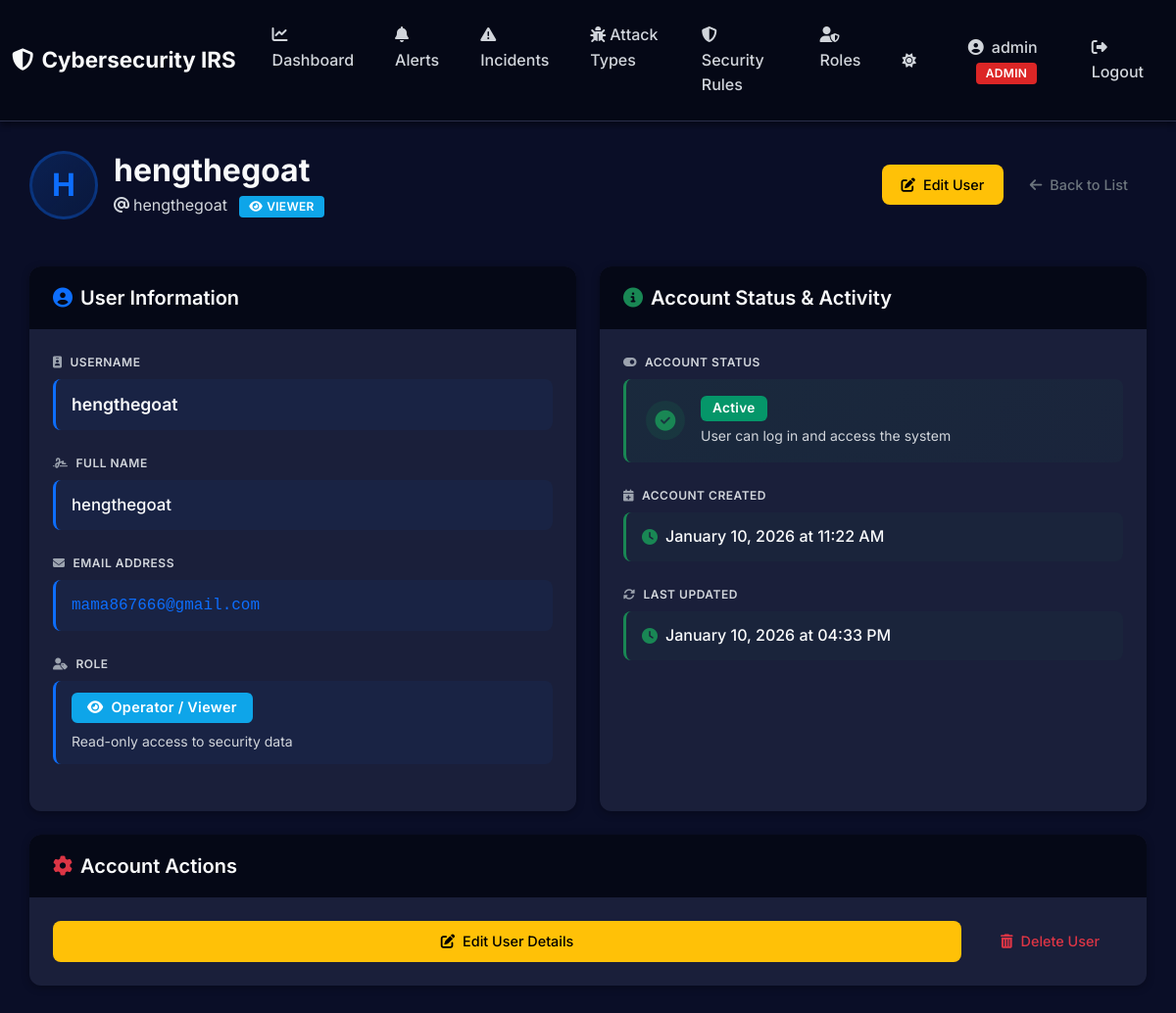
Page /users/4 (signed in) on the earlier database version.
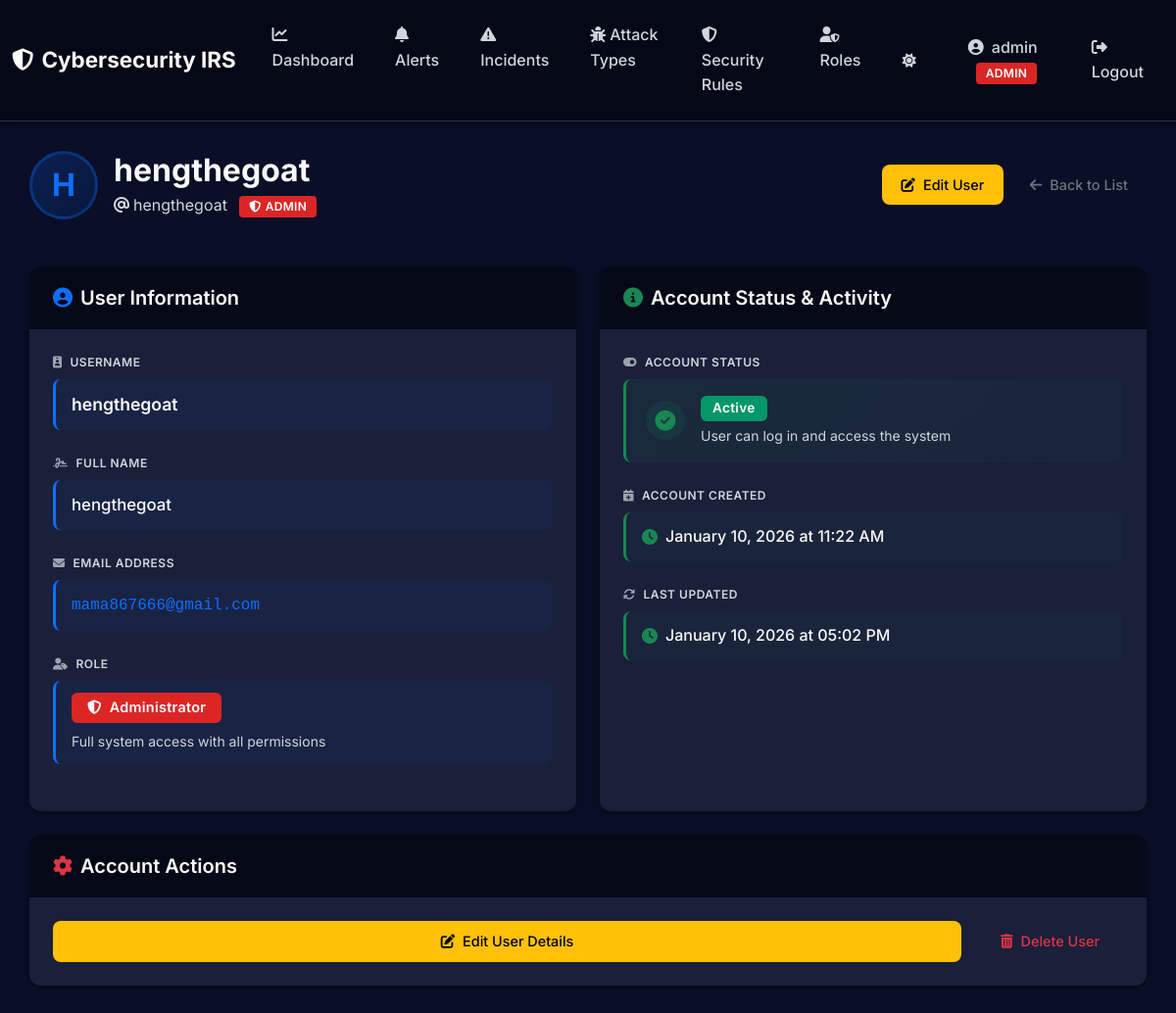
Same page on the later database version.
### app/models/user.py (models this page shows, shortened)
class User(db.Model):
    __tablename__ = 'users'
    id = db.Column(db.Integer, primary_key=True)
    username = db.Column(db.String(80), unique=True, nullable=False)
    email = db.Column(db.String(120), unique=True, nullable=False)
    full_name = db.Column(db.String(120), nullable=False)
    role = db.Column(db.String(20), default='analyst', nullable=False)  # admin, analyst, viewer
    is_active = db.Column(db.Boolean, default=True, nullable=False)
    password_hash = db.Column(db.String(255), nullable=False)
    created_at = db.Column(db.DateTime, default=datetime.utcnow, nullable=False)
    updated_at = db.Column(db.DateTime, default=datetime.utcnow, onupdate=datetime.utcnow, nullable=False)
    last_login = db.Column(db.DateTime, nullable=True)

### app/routes/user_routes.py (the view)
@user_bp.route("/<int:user_id>")
@admin_required
def detail(user_id: int):
    user = UserService.get_by_id(user_id)
    if user is None:
        abort(404)
    return render_template("users/detail.html", user=user)

### app/services/user_service.py (called while the page is built)
    @staticmethod
    def get_by_id(user_id: int) -> Optional[User]:
        return User.query.get(user_id)

### app/templates/users/detail.html (shortened to what the changed rows need)
{% extends "layouts/base.html" %}  {% block content %}
<div class="mb-5">
  <div class="d-flex align-items-center justify-content-between">
    <div class="d-flex align-items-center gap-3">
      <div
        style="
          width: 70px;
          height: 70px;
          border-radius: 50%;
          background: linear-gradient(
            135deg,
            rgba(13, 110, 253, 0.2),
            rgba(13, 110, 253, 0.1)
          );
          display: flex;
          align-items: center;
          justify-content: center;
          font-weight: 700;
          font-size: 2rem;
          color: #0d6efd;
          border: 3px solid rgba(13, 110, 253, 0.3);
        "
      >
        {{ user.username[0]|upper }}
      </div>
      <div>
        <h1
          class="h2 mb-1"
          style="font-weight: 700; color: var(--text-primary)"
        >
          {{ user.full_name or user.username }}
        </h1>
        <p class="mb-0" style="color: var(--text-secondary); font-size: 1rem">
          <i class="fas fa-at me-1"></i>{{ user.username }} {% if user.role ==
          'admin' %}
          <span
            class="badge bg-danger ms-2"
            style="font-size: 0.75rem; padding: 5px 10px"
          >
            <i class="fas fa-shield-alt me-1"></i>ADMIN
          </span>
          {% else %}
          <span
            class="badge bg-info ms-2"
            style="font-size: 0.75rem; padding: 5px 10px"
          >
            <i class="fas fa-eye me-1"></i>VIEWER
          </span>
          {% endif %}
        </p>
      </div>
    </div>
  </div>
</div>
<div class="row g-4">
  <div class="col-lg-6">
    <div
      class="card h-100"
      style="
        border-radius: 12px;
        border: none;
        background: var(--card-bg);
        box-shadow: 0 2px 8px rgba(0, 0, 0, 0.3);
        overflow: hidden;
      "
    >
      <div class="card-body" style="padding: 1.5rem">
        <div class="mb-4">
          <div
            style="
              padding: 12px 16px;
              background: rgba(13, 110, 253, 0.05);
              border-radius: 8px;
              border-left: 3px solid #0d6efd;
            "
          >
            <span
              style="
                font-weight: 600;
                color: var(--text-primary);
                font-size: 1.1rem;
              "
              >{{ user.username }}</span
            >
          </div>
        </div>
        <div class="mb-4">
          <div
            style="
              padding: 12px 16px;
              background: rgba(13, 110, 253, 0.05);
              border-radius: 8px;
              border-left: 3px solid #0d6efd;
            "
          >
            <span
              style="
                font-weight: 500;
                color: var(--text-primary);
                font-size: 1.05rem;
              "
              >{{ user.full_name or 'N/A' }}</span
            >
          </div>
        </div>
        <div class="mb-4">
          <div
            style="
              padding: 12px 16px;
              background: rgba(13, 110, 253, 0.05);
              border-radius: 8px;
              border-left: 3px solid #0d6efd;
            "
          >
            <code
              style="
                background: transparent;
                padding: 0;
                font-size: 1rem;
                color: #0d6efd;
              "
              >{{ user.email }}</code
            >
          </div>
        </div>
        <div class="mb-0">
          <div
            style="
              padding: 12px 16px;
              background: rgba(13, 110, 253, 0.05);
              border-radius: 8px;
              border-left: 3px solid #0d6efd;
            "
          >
            {% if user.role == 'admin' %}
            <span
              class="badge bg-danger"
              style="font-size: 0.9rem; padding: 8px 16px; border-radius: 6px"
            >
              <i class="fas fa-shield-alt me-2"></i>Administrator
            </span>
            <small class="d-block mt-2" style="color: var(--text-secondary)"
              >Full system access with all permissions</small
            >
            {% else %}
            <span
              class="badge bg-info"
              style="font-size: 0.9rem; padding: 8px 16px; border-radius: 6px"
            >
              <i class="fas fa-eye me-2"></i>Operator / Viewer
            </span>
            <small class="d-block mt-2" style="color: var(--text-secondary)"
              >Read-only access to security data</small
            >
            {% endif %}
          </div>
        </div>
      </div>
    </div>
  </div>
  <div class="col-lg-6">
    <div
      class="card h-100"
      style="
        border-radius: 12px;
        border: none;
        background: var(--card-bg);
        box-shadow: 0 2px 8px rgba(0, 0, 0, 0.3);
        overflow: hidden;
      "
    >
      <div class="card-body" style="padding: 1.5rem">
        <div class="mb-4">
          <div
            style="
              padding: 12px 16px;
              background: rgba(25, 135, 84, 0.05);
              border-radius: 8px;
              border-left: 3px solid #198754;
            "
          >
            <div class="d-flex align-items-center gap-2">
              <i class="fas fa-clock" style="color: #198754"></i>
              <span style="font-weight: 500; color: var(--text-primary)"
                >{{ user.created_at.strftime('%B %d, %Y at %I:%M %p') }}</span
              >
            </div>
          </div>
        </div>
        <div class="mb-0">
          <div
            style="
              padding: 12px 16px;
              background: rgba(25, 135, 84, 0.05);
              border-radius: 8px;
              border-left: 3px solid #198754;
            "
          >
            <div class="d-flex align-items-center gap-2">
              <i class="fas fa-clock" style="color: #198754"></i>
              <span style="font-weight: 500; color: var(--text-primary)"
                >{{ user.updated_at.strftime('%B %d, %Y at %I:%M %p') }}</span
              >
            </div>
          </div>
        </div>
      </div>
    </div>
  </div>
</div>
{% endblock %}

### app/templates/layouts/base.html (shortened to what this page needs)
<!DOCTYPE html>
<html lang="en">
  <head>
    <link
      href="https://cdn.jsdelivr.net/npm/bootstrap@5.3.3/dist/css/bootstrap.min.css"
      rel="stylesheet"
    />
    <link
      rel="stylesheet"
      href="https://cdnjs.cloudflare.com/ajax/libs/font-awesome/6.5.1/css/all.min.css"
    />
    <link
      rel="stylesheet"
      href="{{ url_for('static', filename='css/style.css') }}"
    />
  </head>
  <body>
    {% if session.get('user_id') %}
    <nav class="navbar navbar-expand-lg navbar-dark">
      <div class="container-fluid">
        <a class="navbar-brand" href="{{ url_for('dashboard.index') }}">
          <i class="fas fa-shield-halved me-2"></i>Cybersecurity IRS
        </a>
        <div class="collapse navbar-collapse" id="navbarNav">
          <ul class="navbar-nav me-auto">
            <li class="nav-item">
              <a class="nav-link" href="{{ url_for('dashboard.index') }}">
                <i class="fas fa-chart-line me-1"></i>Dashboard
              </a>
            </li>
            <li class="nav-item">
              <a class="nav-link" href="{{ url_for('alerts.index') }}">
                <i class="fas fa-bell me-1"></i>Alerts
              </a>
            </li>
            <li class="nav-item">
              <a class="nav-link" href="{{ url_for('incidents.index') }}">
                <i class="fas fa-exclamation-triangle me-1"></i>Incidents
              </a>
            </li>
            <li class="nav-item">
              <a class="nav-link" href="{{ url_for('attack_type.index') }}">
                <i class="fas fa-bug me-1"></i>Attack Types
              </a>
            </li>
            <li class="nav-item">
              <a class="nav-link" href="{{ url_for('rules.index') }}">
                <i class="fas fa-shield-alt me-1"></i>Security Rules
              </a>
            </li>
            {% if session.user_role == 'admin' %}
            <li class="nav-item">
              <a class="nav-link" href="{{ url_for('roles.index') }}">
                <i class="fas fa-user-shield me-1"></i>Roles
              </a>
            </li>
            {% endif %}
          </ul>
          <div class="navbar-nav align-items-center">
            <button
              class="btn nav-link me-3"
              id="theme-toggle"
              title="Toggle theme"
            >
              <i class="fas fa-moon"></i>
            </button>
            <span class="nav-link">
              <i class="fas fa-user-circle me-2"></i>{{ session.username }}
              <span
                class="badge bg-{% if session.user_role == 'admin' %}danger{% elif session.user_role == 'analyst' %}warning{% else %}info{% endif %} ms-2"
              >
                {{ session.user_role|upper }}
              </span>
            </span>
            <a class="nav-link" href="{{ url_for('auth.logout') }}">
              <i class="fas fa-sign-out-alt me-1"></i>Logout
            </a>
          </div>
        </div>
      </div>
    </nav>
    {% endif %}
    <main class="container">
       {% block content %}{% endblock %}
    </main>
  </body>
</html>

Differences in the rows shown:
changed User "hengthegoat": username (not shown) → "admin"; user_role (not shown) → "ADMIN"; role "viewer" → "admin" (drawn); updated_at "January 10, 2026 at 04:33 PM" → "January 10, 2026 at 05:02 PM"
Other differences:
{{ session.username }}: "admin" → (not shown)
{{ session.user_role|upper }}: "ADMIN" → (not shown)
text no longer shown: "VIEWER Operator / Viewer Read-only access to security data"
text now shown: "ADMIN Administrator Full system access with all permissions"
